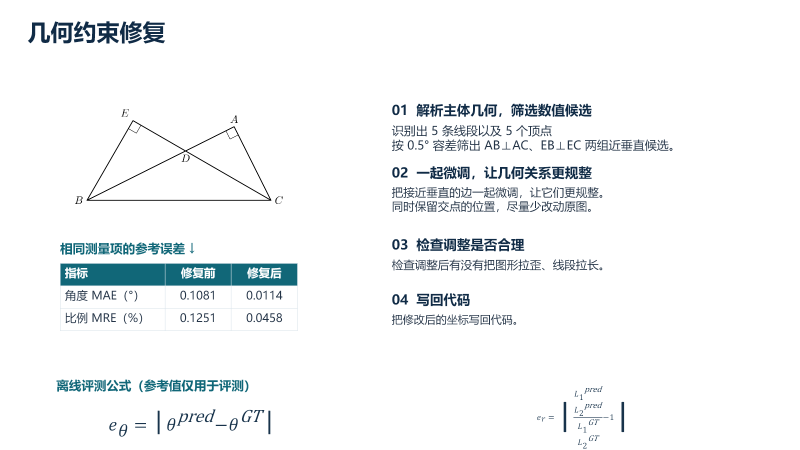
#> input picture .codex-build/discussion_agents_framework/before-1.png, 1600 x 900 px (shown at 1/2 size)
$ python -i critic_agent.py   (imports and definitions only)
#> lines starting #> are read from the running program, lines starting #| are printed output that depends on the picture; after the words box and inside, x2 and y2 are one past the last pixel; in counts of white or black regions, pixels touching at a corner belong together
#> further down, picture is the input picture: PIL image 1600x900 RGBA; mean R, G, B, A 243.6, 245.8, 246.8, 255
"""Critic subagent: compare the original figure with the latest render.

The two figures are composed into one side-by-side image with identically
sized panels, so the model compares shapes at the same scale instead of
guessing across different resolutions.
"""
from __future__ import annotations

import re
from pathlib import Path
from typing import Any, Iterable

from PIL import Image, ImageDraw

from ..llm.client import LLMClient
from ..state.schemas import GeometricEvidenceState
from .base import compact_json
from .prompts import CRITIC_SYSTEM
from ..state.measured_topology import topology_block
from ..state.coordinate_contract import binding_review_points
from ..cv_tools.label_detection import measure_style_metrics
from ..state.topology import MAX_ENDPOINT_CASES, validate_endpoint_decisions

# Two 620 px panels + 12 px separator = 1252 px, inside the default 1280 px
# image_max_dim, so the client does not downscale the composite again.
PANEL_PX = 620
GAP_PX = 12
_PANEL_CONTENT = 0.9  # keep 5% padding around the ink on each side
_SEPARATOR = (225, 225, 225)

ISSUE_TYPES = {
    "missing_element",
    "wrong_position",
    "wrong_style",
    "label_error",
    "arc_error",
    "layout_error",
    "other",
}
SEVERITIES = {"high", "medium", "low"}

# Directional style/size claims that mean the opposite of each other. A critic
# report that flips one of these on the same element between two versions is
# usually noise, so it is marked flaky instead of driving another repair.
_DIRECTION_GROUPS = (
    (
        ("too thick", "thicker", "too heavy", "heavier", "too bold", "bolder", "too wide", "wider", "too dark", "darker"),
        ("too thin", "thinner", "too light", "lighter", "too faint", "fainter", "too narrow", "narrower", "too pale", "paler"),
    ),
    (("too far", "farther", "further"), ("too close", "closer", "too near")),
    (("too large", "larger", "too big", "bigger"), ("too small", "smaller")),
)
_DIRECTION_PATTERNS = tuple(
    tuple(tuple((phrase, re.compile(rf"\b{re.escape(phrase)}\b")) for phrase in side) for side in group)
    for group in _DIRECTION_GROUPS
)
_WEIGHT_TOPIC = {"stroke", "line", "width", "thickness", "weight", "arc", "diameter"}
# Low-severity remarks about panel normalisation are not fixable in TikZ.
_INFORMATIONAL = re.compile(
    r"(aspect ratio|scaled, not warped|only scaled|scaled rather than warped|"
    r"scaled (?:up|down) relative to the original|panel is scaled|overall scale)",
    re.IGNORECASE,
)
_STOPWORDS = frozenset(
    "the and are for from with that this which have has been being than then but not its "
    "was were was in on at to of as by an or all both more most very slightly noticeably "
    "too should would could appears appear figure original render rendered rendering".split()
)

# Checklist-driven review: the critic must return one status per GES object.
CHECK_STATUS = {"present", "missing", "wrong", "unclear"}
_STATUS_CREDIT = {"present": 1.0, "wrong": 0.5}  # unclear is excluded, missing scores 0
_CHECKLIST_PRIORITY = {
    "segment": 0,
    "arc": 0,
    "circle": 0,
    "line": 0,
    "right_angle": 1,
    "polygon": 1,
    "point": 2,
}
# Deterministic TikZ-source label check. Only single-letter labels (optionally
# primed) are checked; subscripts and multi-letter words are left to the VLM.
_LABEL_OK = re.compile(r"^[A-Za-z](?:['′])?$")
_MATH_SPAN = re.compile(r"\$([^$]+)\$|\\\((.+?)\\\)", re.S)
_LABEL_TOKEN = re.compile(r"(?<![A-Za-z])([A-Za-z])(′)?(?![A-Za-z])")


# [331 lines left out: functions _words, _directions, _same_topic, _mark_flaky, _actionable_counts, _clean_bbox and 8 more, not called in this run]


def _mentions_label(text: str, label: str) -> bool:
    base = label.rstrip("′")
    return bool(re.search(rf"(?<![A-Za-z]){re.escape(base)}(?![A-Za-z])", str(text)))


# [53 lines that did not run here, left out]


# [71 lines that did not run here, left out]


def _content_crop(image: Image.Image, threshold: int = 245) -> Image.Image:
    """Crop to the drawn content so unequal white margins do not skew scale."""
#> called with threshold = 245
    grey = image.convert("L")
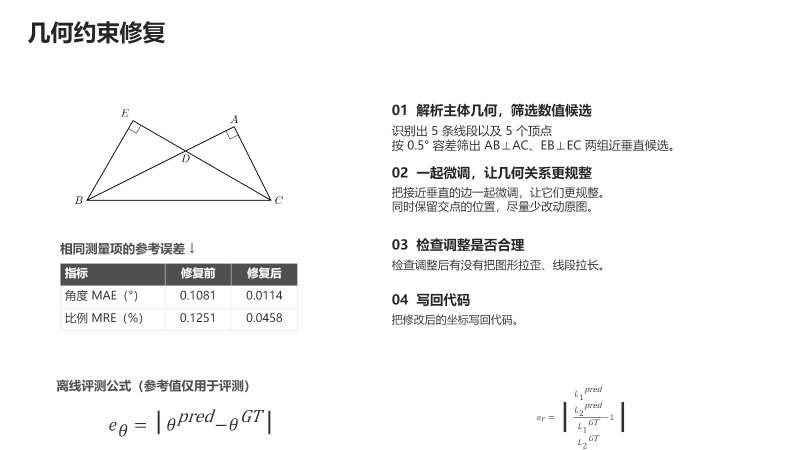
#> grey: PIL image 1600x900 L (shown at 1/2 size); min 0, max 255, mean 245.3
    mask = grey.point(lambda value: 255 if value < threshold else 0)
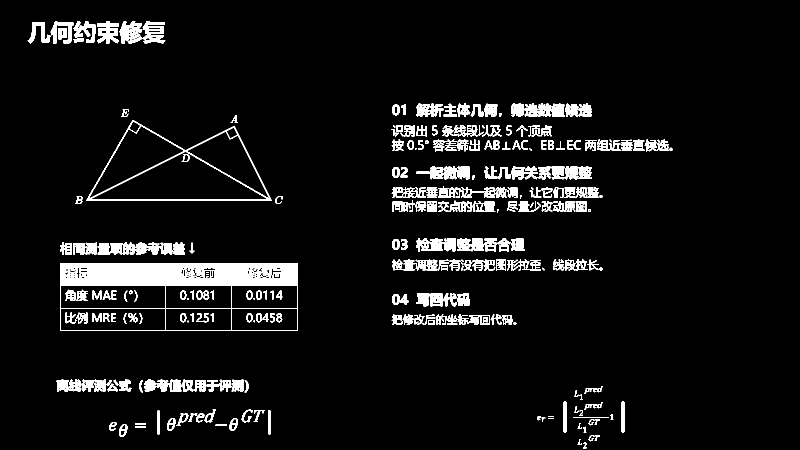
#> mask: PIL image 1600x900 L (shown at 1/2 size); 6.5% white; 322 white regions (28 under 20 px), largest, box (x1, y1, x2, y2) and area: (120, 526, 596, 662) 21823, (173, 240, 543, 402) 3848, (914, 476, 1022, 503) 1704
    bbox = mask.getbbox()
#> bbox = (55, 42, 1345, 897)
    if not bbox or bbox == (0, 0, image.width, image.height):
        return image
    return image.crop(bbox)
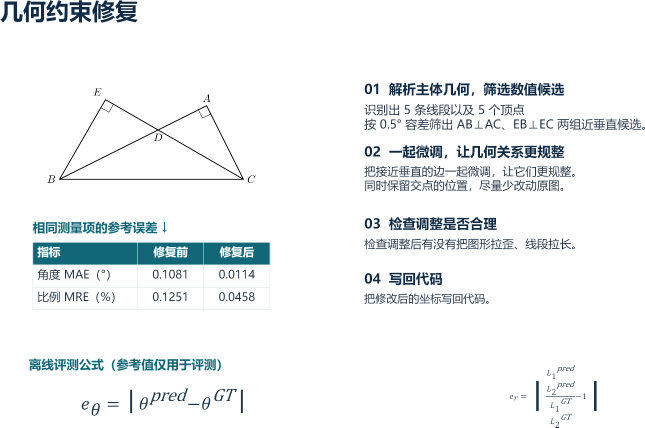
#> returned value: PIL image 1290x855 RGBA (shown at 1/2 size); mean R, G, B, A 240.2, 243, 244.3, 255


# [38 lines left out: function build_comparison_image, not called in this run]


# [148 lines that did not run here, left out]

>>> from PIL import Image
>>> picture = Image.open('../../.codex-build/discussion_agents_framework/before-1.png')
>>> result = _content_crop(picture)

$ run again, on .codex-build/discussion_agents_framework/before-2.png
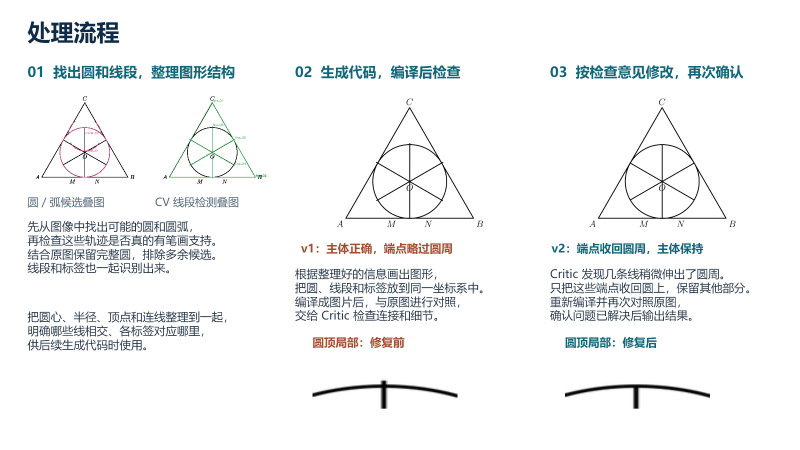
#> input picture .codex-build/discussion_agents_framework/before-2.png, 1600 x 900 px (shown at 1/2 size)
#> picture is the input picture: PIL image 1600x900 RGBA; mean R, G, B, A 243.1, 244.4, 245.1, 255
#> in _content_crop, `mask = grey.point(lambda value: 255 if value < threshold else 0)`:
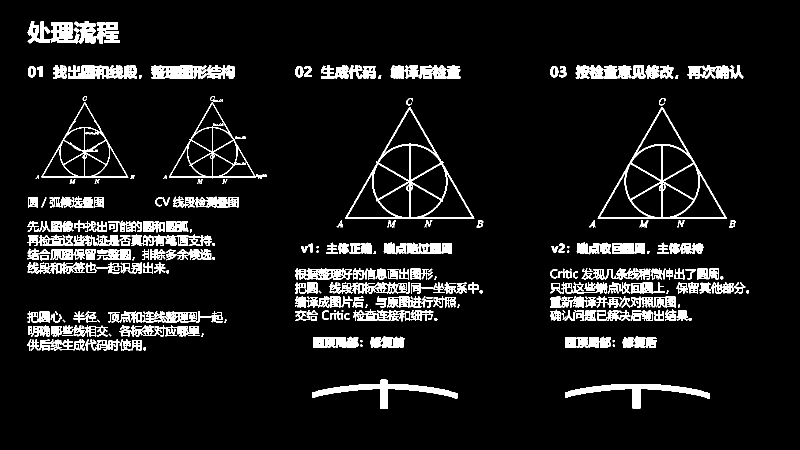
#> mask: PIL image 1600x900 L (shown at 1/2 size); 7.9% white; 410 white regions (55 under 20 px), largest, box (x1, y1, x2, y2) and area: (690, 214, 949, 438) 4746, (1195, 214, 1454, 438) 4704, (625, 759, 915, 818) 3932
#> bbox = (55, 42, 1498, 818)
#> in _content_crop, `return image.crop(bbox)`:
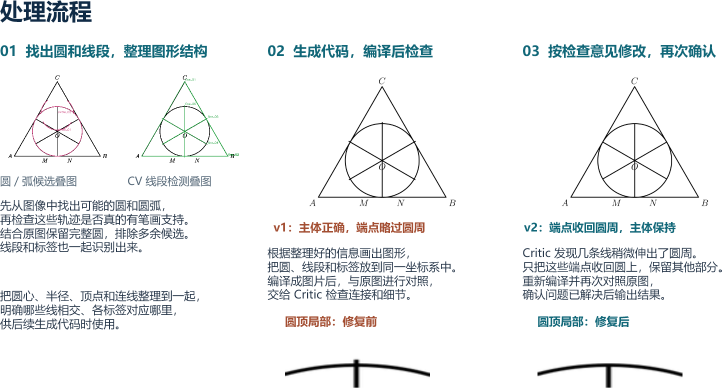
#> returned value: PIL image 1443x776 RGBA (shown at 1/2 size); mean R, G, B, A 239.7, 241.4, 242.2, 255
